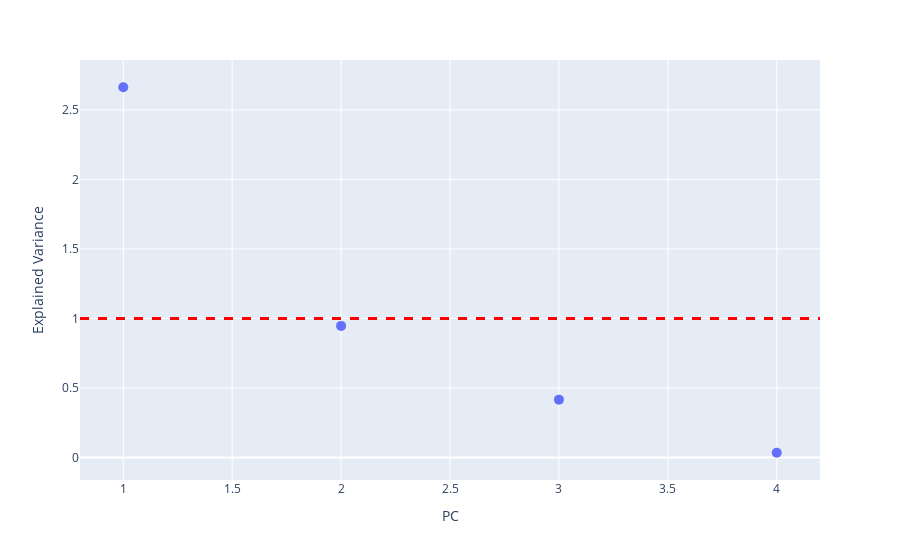
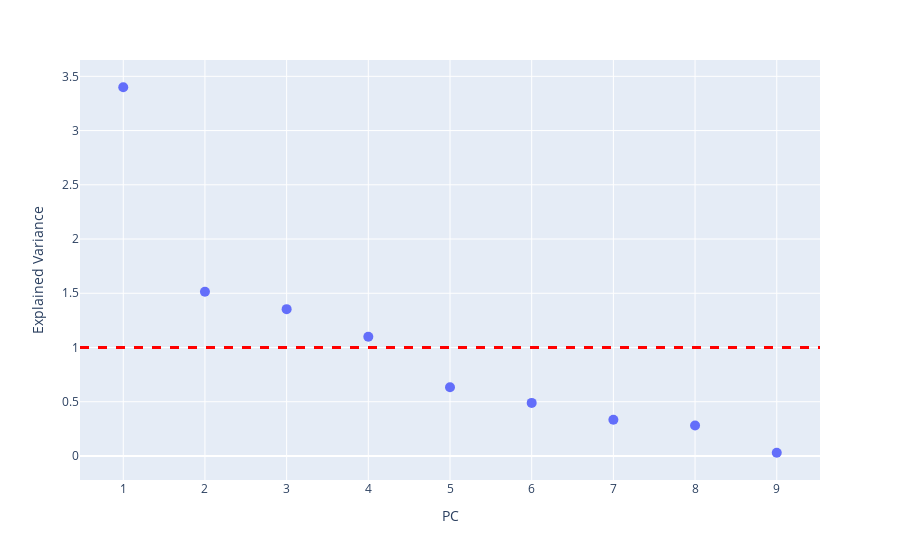

Notebook cell for these charts, in order:
### Code cell
# -------------------- Dimensionality Reduction (utilities) -----

import matplotlib.pyplot as plt
from sklearn.decomposition import PCA
from sklearn.preprocessing import StandardScaler
import numpy as np
import plotly.express as px

def scaler(X_train, X_val, X_test):
    """Fit StandardScaler on X_train and transform X_val/X_test.
    Accepts pandas DataFrame or numpy arrays and returns numpy arrays.
    """
    X_train_array = X_train.to_numpy() if hasattr(X_train, "to_numpy") else np.asarray(X_train)
    X_val_array = X_val.to_numpy() if hasattr(X_val, "to_numpy") else np.asarray(X_val)
    X_test_array = X_test.to_numpy() if hasattr(X_test, "to_numpy") else np.asarray(X_test)
    scaler = StandardScaler()
    X_train_std = scaler.fit_transform(X_train_array)
    X_val_std = scaler.transform(X_val_array)
    X_test_std = scaler.transform(X_test_array)
    return X_train_std, X_val_std, X_test_std, scaler
X_train_do_a_data_std, X_val_do_a_data_std, X_test_do_a_data_std, scaler_do_a_data = scaler(X_train_do_a_data, X_val_do_a_data, X_test_do_a_data)

def pca(X_train_std, n_components=None, show_scree=True):
    """Fit PCA on training data, print report and optionally show scree plot.
    Returns fitted `pca` and component matrix `W`.
    """
    pca = PCA(n_components=n_components)
    pca.fit(X_train_std)
    print("PCA eigenvalues/Explained variance")
    print(pca.explained_variance_)
    print("Sum of eigenvalues=" + str(np.sum(pca.explained_variance_)))
    print("PCA eigenvectors/Principal components")
    W = pca.components_.T
    print(W)
    if show_scree:
        fig = px.scatter(x=np.arange(1, len(pca.explained_variance_) + 1),
                         y=pca.explained_variance_,
                         labels=dict(x="PC", y="Explained Variance"))
        fig.add_hline(y=1, line_width=3, line_dash="dash", line_color="red")
        fig.update_traces(marker_size=10)
        fig.show()
    return pca, W


X_train_std, X_val_std, X_test_std, scaler = scaler(X_train, X_val, X_test)

X_train
pca_full, W = pca(X_train_std, n_components=None, show_scree=True)
pca_do_o_a_data,w = pca(X_train_do_a_data_std, n_components=None, show_scree=True)

print("Variance (%) retained accourding to Kaiser: " +
      str(pca_full.explained_variance_[0]**2 / (np.sum(pca_full.explained_variance_**2)) * 100))
print("Variance (%) retained accourding to Scree: " +
      str(np.sum(pca_full.explained_variance_[0:3]**2) / (np.sum(pca_full.explained_variance_**2)) * 100))

# PCA with n_components=2 (dimensionality reduction used later)
pca = PCA(n_components=2)
X_train_do_reduction_pca = pca.fit_transform(X_train_std)
X_val_do_reduction_pca = pca.transform(X_val_std)
X_test_do_reduction_pca = pca.transform(X_test_std)

pca = PCA(n_components=4)
X_train_do_a_reduction_data_pca = pca.fit_transform(X_train_do_a_data_std)
X_val_do_a_reduction_data_pca= pca.transform(X_val_do_a_data_std)
X_test_do_a_reduction_data_pca = pca.transform(X_test_do_a_data_std)

### Figure 1 — Plotly figure (JSON) as saved in the notebook; plotly's stock layout.template omitted (floating-point values rounded to 4 significant figures)
{"data": [{"hovertemplate": "PC=%{x}<br>Explained Variance=%{y}<extra></extra>", "legendgroup": "", "marker": {"color": "#636efa", "size": 10, "symbol": "circle"}, "mode": "markers", "name": "", "orientation": "v", "showlegend": false, "type": "scatter", "x": [1, 2, 3, 4], "xaxis": "x", "y": [2.663, 0.9464, 0.4156, 0.03363], "yaxis": "y"}], "layout": {"legend": {"tracegroupgap": 0}, "margin": {"t": 60}, "shapes": [{"line": {"color": "red", "dash": "dash", "width": 3}, "type": "line", "x0": 0, "x1": 1, "xref": "x domain", "y0": 1, "y1": 1, "yref": "y"}], "xaxis": {"anchor": "y", "domain": [0, 1], "title": {"text": "PC"}}, "yaxis": {"anchor": "x", "domain": [0, 1], "title": {"text": "Explained Variance"}}}}

### Figure 2 — Plotly figure (JSON) as saved in the notebook; plotly's stock layout.template omitted (floating-point values rounded to 4 significant figures)
{"data": [{"hovertemplate": "PC=%{x}<br>Explained Variance=%{y}<extra></extra>", "legendgroup": "", "marker": {"color": "#636efa", "size": 10, "symbol": "circle"}, "mode": "markers", "name": "", "orientation": "v", "showlegend": false, "type": "scatter", "x": [1, 2, 3, 4, 5, 6, 7, 8, 9], "xaxis": "x", "y": [3.399, 1.514, 1.354, 1.099, 0.6337, 0.4892, 0.3332, 0.2814, 0.02971], "yaxis": "y"}], "layout": {"legend": {"tracegroupgap": 0}, "margin": {"t": 60}, "shapes": [{"line": {"color": "red", "dash": "dash", "width": 3}, "type": "line", "x0": 0, "x1": 1, "xref": "x domain", "y0": 1, "y1": 1, "yref": "y"}], "xaxis": {"anchor": "y", "domain": [0, 1], "title": {"text": "PC"}}, "yaxis": {"anchor": "x", "domain": [0, 1], "title": {"text": "Explained Variance"}}}}
